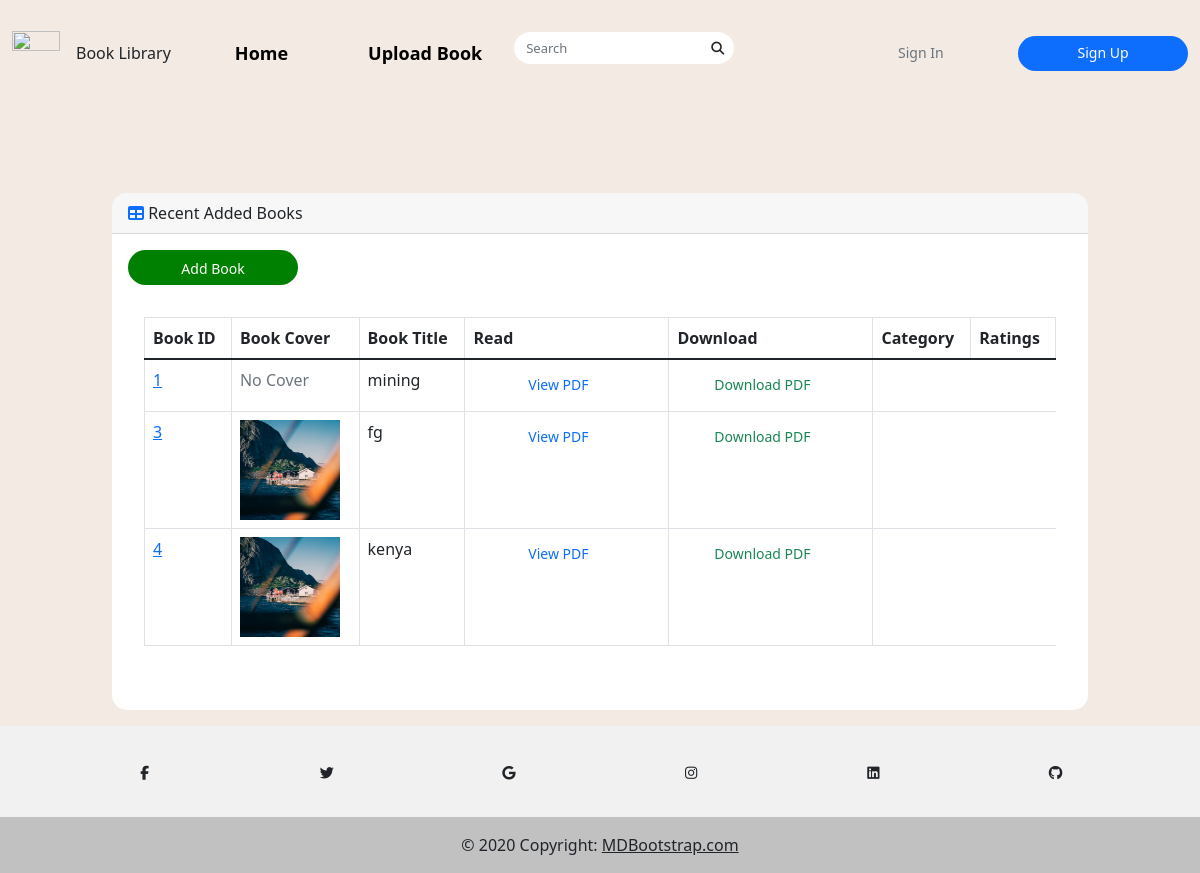
The page / on the database its author committed.
### booksapp/models.py (models this page shows, shortened)
class Book(models.Model):
    title = models.CharField(max_length=100)
    author = models.CharField(max_length=100)
    year = models.CharField(max_length=100)
    publisher = models.CharField(max_length=200)
    desc = models.CharField(max_length=1000)
    uploaded_by = models.CharField(max_length=100, null=True, blank=True)
    user_id = models.CharField(max_length=100, null=True, blank=True)
    pdf = models.FileField(upload_to='bookapp/pdfs/')
    cover = models.ImageField(upload_to='bookapp/covers/', null=True, blank=True)

### home/views.py (the view)
# urls.py: path("", views.index, name="index"),
def index(request):
    books = Book.objects.all()
    return render(request, "index.html", {"books": books})

### home/templates/index.html (shortened to what this page needs)
{% extends "base.html" %}
{% block content %}
{% include "navbar.html" %}
<div class="container-fluid">
    <div class="row" style="padding-top: 87px">
    <div class="col-sm-1" style="color: red">
    </div>
    <div class="col-sm-10">
                    <div class="card mb-3">
                    <div class="card-header">
                        <i class="fas fa-table text-primary"></i>
                        Recent Added Books
                    </div>
                    <div class="card-body">
                       <ol class="breadcrumb">
                    <li class="breadcrumb-item">
                        <a  class="btn btn-sm btn-success" href="{% url 'booksapp:addbook' %}" style="padding: 8px; float: right; background-color: green; color: white;">Add Book</a>
                    </li>
                </ol>
                <div class="card mb-3">
                    <div class="card-body">
                        <div class="table-responsive">
                             <table class="table table-bordered" id="dataTable" width="100%" cellspacing="0">
                                <thead>
                                <tr>
                                    <th>Book ID</th>
                                    <th>Book Cover</th>
                                    <th>Book Title</th>
                                    <th>Read</th>
                                    <th>Download</th>
                                    <th>Category</th>
                                    <th>Ratings</th>
                                </tr>
                                </thead>
                                <tbody>
                               {% if books %}
                               {% for book in books %}
                                    <tr>
                                      <td><a href="{% url 'booksapp:detail' book.pk %}">{{book.id}}</a></td>
                                      <td>
                                        {% if book.cover %}
                                        <img src="{{ book.cover.url }}" alt="{{ book.title}}" style="height: 100px; width: 100px">
                                        {% else %}
                                        <span class="text-muted">No Cover</span>
                                        {% endif %}
                                       </td>
                                      <td>{{ book.title }}</td>
                                        <td>
                                            {% if book.pdf %}
                                        <a href="{{ book.pdf.url }}" class="btn btn-outline-primary" target="_blank">View PDF</a>
                                        {% else %}
                                        <span class="text-muted">No PDF</span>
                                        {% endif %}
                                      </td>
                                        <td>
                                            {% if book.pdf %}
                                        <a href="{{ book.pdf.url }}" download class="btn btn-outline-success">Download PDF</a>
                                        {% else %}
                                        <span class="text-muted">No PDF</span>
                                        {% endif %}
                                      </td>
                                    </tr>
                                    {% endfor %}
                                   {% endif %}
                                </tbody>
                            </table>
</div></div></div></div></div></div></div></div>
                            {% include "footer.html" %}
{% endblock %}

### templates/base.html (style rules this page uses)
* { margin: 0; padding: 0 }
body { background-color: #f2eae3 }
.btn { height: 35px; width: 170px; border: none; border-radius: 20px; font-size: 14px; font-weight: 500 }
.card { overflow: hidden; border: none; border-radius: 15px }

### rows shown on the page
Book: id "1", cover "No Cover", title "mining"
Book: id "3", cover (picture), title "fg"
Book: id "4", cover (picture), title "kenya"
